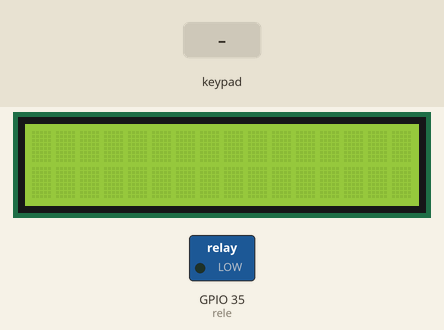
Simulated run of this sketch. Board: ESP32. Parts: 16×2 character LCD, switched loads named in the sketch (green lamp = pin HIGH). Inputs (shaded band) come from the test bench. What the sketch prints to the serial monitor is not drawn.

Above: at 1.2 s.
1.3 s: keypad keys 1 2 3 4 5 6 # pressed 0.4 s apart
At 4.8 s:
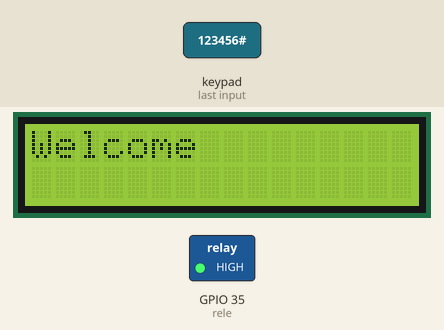
5.6 s: keypad keys 1 2 3 4 5 6 * pressed 0.4 s apart
At 8.8 s:
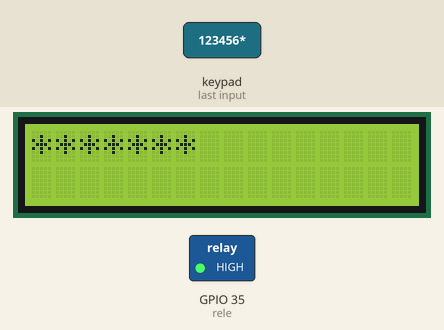
9.9 s: key 'A' pressed
At 10.4 s:
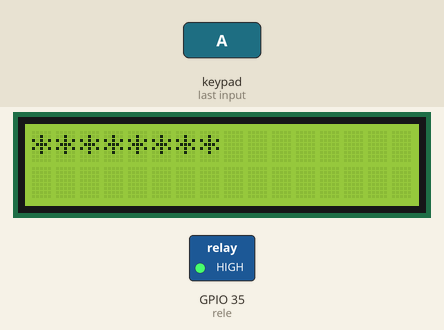
11.4 s: keypad keys 1 2 3 4 5 6 D pressed 0.4 s apart
At 14.4 s:
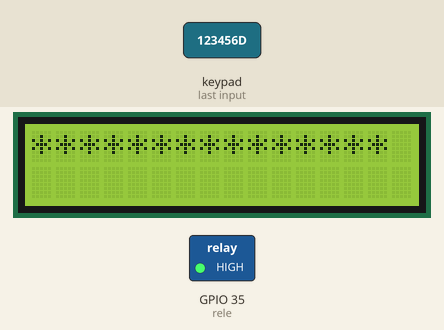
15.7 s: key 'B' pressed
At 16.0 s:
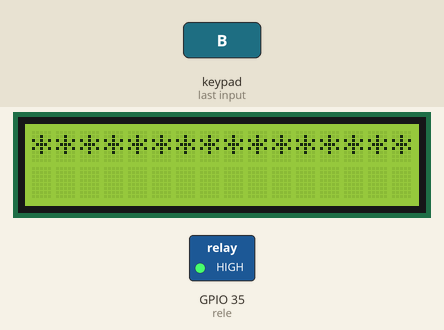
17.2 s: key 'C' pressed
At 17.5 s:
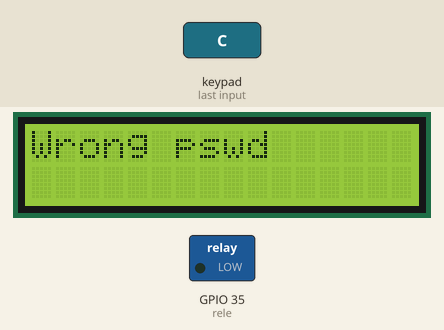
Timing chart, 0 to 20.2 s (numbered marks = the images above; inputs shaded):
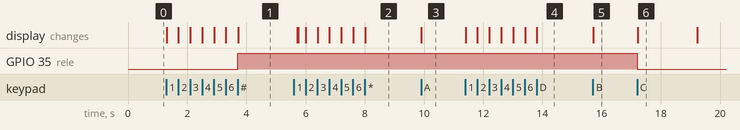

Measured:
- after the input at 1.3 s, GPIO 35 (rele): LOW → HIGH after 2.4 s; the display: first changes at once (image 1 shows a later state)
- after the input at 5.6 s, the display: first differs from a run without the input after 0.15 s (image 2 shows a later state)
- after the input at 9.9 s, the display: changes at once (image 3)
- after the input at 11.4 s, the display: first changes at once (image 4 shows a later state)
- after the input at 15.7 s, the display: changes at once (image 5)
- after the input at 17.2 s, GPIO 35 (rele): HIGH → LOW at once; the display: changes at once (image 6)
- what the display in image 6 shows lasts 2.0 s, from 17.2 s to 19.2 s

The sketch:

sketch_nov28b-2.ino
```cpp
#include <LiquidCrystal_I2C.h>
#include <Keypad.h>

// Configuración del LCD
LiquidCrystal_I2C lcd(0x27, 16, 2);

// Variables para el teclado y la contraseña
int n = 0;
int rele = 35;
String pswd = "123456";  // Contraseña correcta
String pswdp = "";       // Contraseña ingresada
const byte x = 4;
const byte y = 4;

// Definir las teclas del teclado
char keys[x][y] = {
  { '1', '2', '3', 'A' },
  { '4', '5', '6', 'B' },
  { '7', '8', '9', 'C' },
  { '*', '0', '#', 'D' }
};

// Pines del teclado
byte xv[x] = { 13, 12, 14, 27 };
byte yv[y] = { 26, 25, 33, 32 };

// Crear el objeto del teclado
Keypad t = Keypad(makeKeymap(keys), xv, yv, x, y);

void setup() {
  pinMode(rele, OUTPUT);
  Serial.begin(9600);  // Iniciar la comunicación serial
  lcd.clear();
  lcd.init();       // Inicializar el LCD
  lcd.backlight();  // Encender la luz de fondo del LCD
}

void loop() {
  char w = t.getKey();  // Leer la tecla presionada

  if (w) {            // Si se presiona una tecla
    Serial.print(w);  // Mostrar la tecla en el monitor serial
    lcd.setCursor(n, 0);
    lcd.print("*");  // Mostrar "*" en la pantalla LCD
    n++;

    if (n > 16 || w == '#') {  // Si se alcanza el límite de caracteres o se presiona "#"
      n = 0;                   // Resetear el cursor

      // Comparar la contraseña ingresada con la correcta
      if (pswdp == pswd) {
        digitalWrite(rele, HIGH);
        lcd.clear();
        lcd.home();
        lcd.print("Welcome");
        delay(2000);  // Mostrar el mensaje por 2 segundos
        lcd.clear();
        pswdp = "";  // Limpiar la contraseña ingresada
      } else {
        digitalWrite(rele, LOW);
        lcd.clear();
        lcd.home();
        lcd.print("Wrong pswd");
        delay(2000);  // Mostrar el mensaje por 2 segundos
        lcd.clear();
        pswdp = "";  // Limpiar la contraseña ingresada
      }
    } else {
      pswdp += w;  // Agregar la tecla presionada a la contraseña ingresada
    }
  }
}
```
